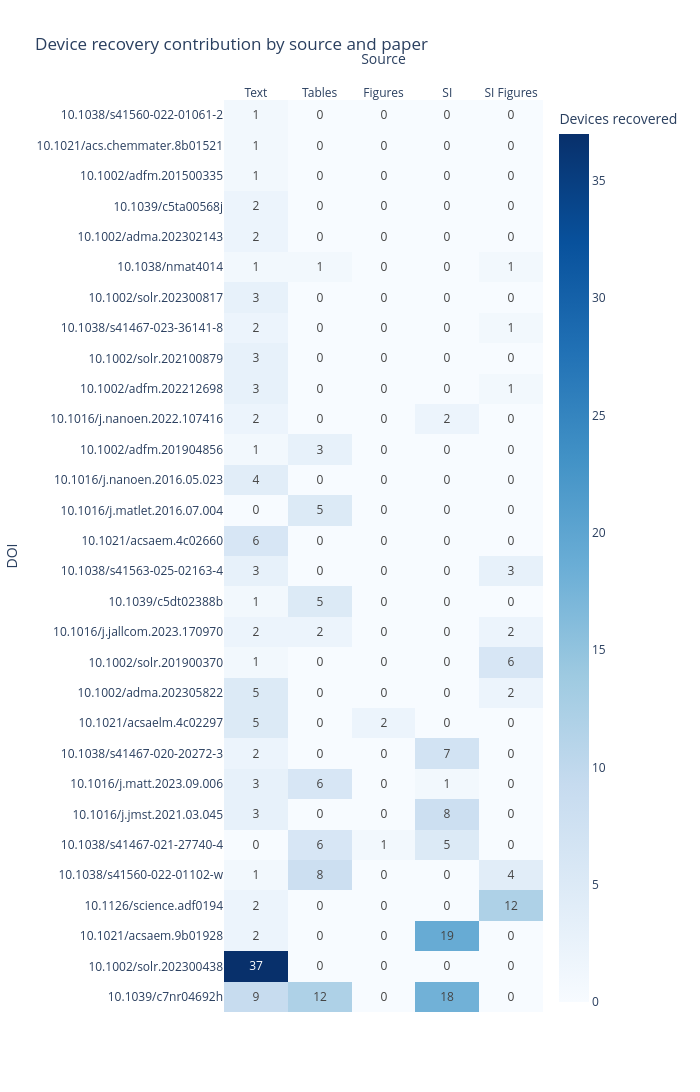

Notebook code cell kept with this figure:
### Code cell
import plotly.graph_objects as go

# Select all source contributions per DOI
source_heatmap = df.set_index("Paper")[[
    "Text",
    "Table_increment",
    "Figure_increment",
    "SI_increment",
    "SI_figure_increment"
]]

# Rename columns for readability
source_heatmap.columns = [
    "Text",
    "Tables",
    "Figures",
    "SI",
    "SI Figures"
]

# Sort DOI by total contribution
source_heatmap = source_heatmap.loc[
    source_heatmap.sum(axis=1).sort_values(ascending=False).index
]

fig = go.Figure(
    data=go.Heatmap(
        z=source_heatmap.values,
        x=source_heatmap.columns,
        y=source_heatmap.index,
        colorscale="Blues",
        colorbar=dict(
            title="Devices recovered"
        ),
        text=source_heatmap.values,
        texttemplate="%{text}",
        hovertemplate=(
            "Paper: %{y}<br>"
            "Source: %{x}<br>"
            "Devices: %{z}<extra></extra>"
        )
    )
)

fig.update_layout(
    title="Device recovery contribution by source and paper",
    xaxis_title="Source",
    yaxis_title="DOI",
    width=700,
    height=1200,
    template="plotly_white"
)

fig.update_xaxes(side="top")

fig.show()

### Figure 1 — Plotly figure (JSON) as saved in the notebook; plotly's stock layout.template omitted (floating-point values rounded to 4 significant figures; data arrays with more than 128 entries replaced by an {"elided": "..."} marker saying what was removed)
{"data": [{"colorbar": {"title": {"text": "Devices recovered"}}, "colorscale": [[0, "rgb(247,251,255)"], [0.125, "rgb(222,235,247)"], [0.25, "rgb(198,219,239)"], [0.375, "rgb(158,202,225)"], [0.5, "rgb(107,174,214)"], [0.625, "rgb(66,146,198)"], [0.75, "rgb(33,113,181)"], [0.875, "rgb(8,81,156)"], [1, "rgb(8,48,107)"]], "hovertemplate": "Paper: %{y}<br>Source: %{x}<br>Devices: %{z}<extra></extra>", "text": {"elided": "30x5 int values"}, "texttemplate": "%{text}", "type": "heatmap", "x": ["Text", "Tables", "Figures", "SI", "SI Figures"], "y": ["10.1039/c7nr04692h", "10.1002/solr.202300438", "10.1021/acsaem.9b01928", "10.1126/science.adf0194", "10.1038/s41560-022-01102-w", "10.1038/s41467-021-27740-4", "10.1016/j.jmst.2021.03.045", "10.1016/j.matt.2023.09.006", "10.1038/s41467-020-20272-3", "10.1021/acsaelm.4c02297", "10.1002/adma.202305822", "10.1002/solr.201900370", "10.1016/j.jallcom.2023.170970", "10.1039/c5dt02388b", "10.1038/s41563-025-02163-4", "10.1021/acsaem.4c02660", "10.1016/j.matlet.2016.07.004", "10.1016/j.nanoen.2016.05.023", "10.1002/adfm.201904856", "10.1016/j.nanoen.2022.107416", "10.1002/adfm.202212698", "10.1002/solr.202100879", "10.1038/s41467-023-36141-8", "10.1002/solr.202300817", "10.1038/nmat4014", "10.1002/adma.202302143", "10.1039/c5ta00568j", "10.1002/adfm.201500335", "10.1021/acs.chemmater.8b01521", "10.1038/s41560-022-01061-2"], "z": {"elided": "30x5 int values"}}], "layout": {"height": 1200, "title": {"text": "Device recovery contribution by source and paper"}, "width": 700, "xaxis": {"autorange": true, "range": [-0.5, 4.5], "side": "top", "title": {"text": "Source"}, "type": "category"}, "yaxis": {"autorange": true, "range": [-0.5, 29.5], "title": {"text": "DOI"}, "type": "category"}}}
